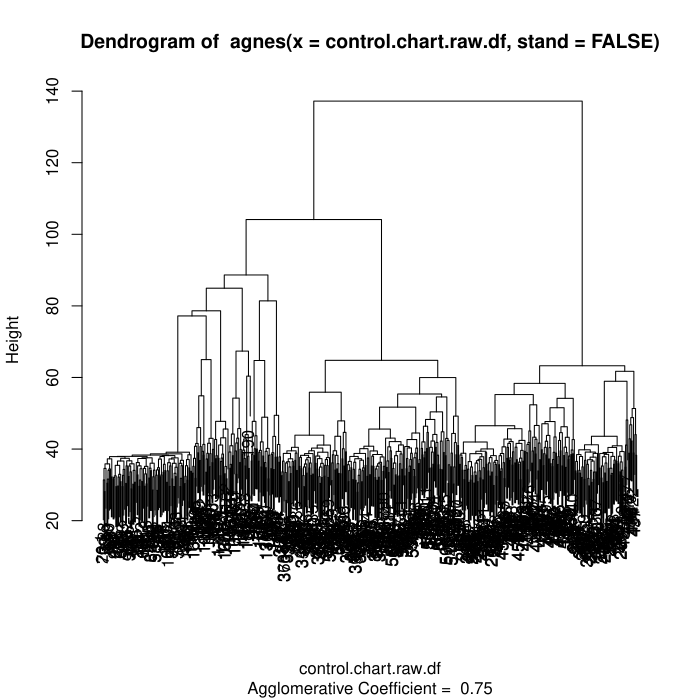

The R source for this figure:
# Machine Learning 102 - Unsupervised - Hacker Dojo
# http://machinelearning102.pbworks.com/w/page/32890352/FrontPage
#
# Homework #1, Basic clustering
# Dave Abercrombie, October 24 2011
#
# http://machinelearning102.pbworks.com/w/file/37958115/ML102Homework02.pdf
# http://archive.ics.uci.edu/ml/datasets/Synthetic+Control+Chart+Time+Series
#
# Problem 3 of 4
#

#####################################################################
# Step 1. Import data

# see if stuff is lying around
ls()


setwd("/Users/dabercrombie/Documents/aberdave-repos/Machine-Learning/ml102/hw1")

control.chart.raw.df <- read.table(
  file="synthetic_control.data",
  header=FALSE,
)

# Interactive look at structure
str(control.chart.raw.df)
# tail(control.chart.raw.df)
dim(control.chart.raw.df)


#####################################################################
# Step 2. Do agnes on raw dataset

require(cluster)


# do not standardize, yet (that comes later)
control.chart.raw.agnes <- agnes(
  x=control.chart.raw.df, 
  stand=FALSE
)

str(control.chart.raw.agnes)
# summary(control.chart.raw.agnes)

plot(
  x=control.chart.raw.agnes,
  ask=FALSE,
  which.plots=2
)


#####################################################################
# Step 4. Extract and review agnes clusters of unscaled dataset
#
# see also Cookbook 13.6 Finding Clusters in Your Data
# a) cast to hclust with as.hclust()
# b) extract clusters with cutree()
# c) create factors for use with lattice histogram()

# 4a) convert agnes object to an hclust object
#
control.chart.raw.agnes.hc <- as.hclust(control.chart.raw.agnes)

# 4) We know from the dataset description that we hope for six clusters,
# so I use k=6 here.
#
control.chart.raw.agnes.cuts <- cutree(
  tree=control.chart.raw.agnes.hc,
  k=6
)

# cutree() returns a vector of cluster assignments, index by obsersvation
#
str(control.chart.raw.agnes.cuts)

 
# 4C) create factors for use with lattice histogram()
# We know that the data had six types of control charts, with 100 examples 
# of each, in contiguous chunks of rows
# See http://archive.ics.uci.edu/ml/databases/synthetic_control/synthetic_control.data.html
# So lets create some factors and attach them to cluster assingment as a data frame
#
control.chart.type.factors <- as.factor(
  c(
    rep('1. Normal',100),
    rep('2. Cyclic',100),
    rep('3. Increasing trend',100),
    rep('4. Decreasing trend',100),
    rep('5. Upward shift',100),
    rep('6. Downward shift',100)
  )
)
str(control.chart.type.factors)

control.chart.raw.agnes.clusters.df <- data.frame(
  actual.type=control.chart.type.factors,
  modeled.cluster=control.chart.raw.agnes.cuts
)
str(control.chart.raw.agnes.clusters.df)


# 4d) do lattice histogram. 
# 
# Lattice graphics includes methods to put many histograms on 
# the same chart. It is installed by default, but not loaded
# by default.
#
require('lattice')


# The first argument is a "model formula" 
# in "Wilkinon-Rogers (1973)" notation (see Venables-Ripley chap. 6)
# Think of it as saying that the modeled.cluster values depend on the
# control.chart.raw.clusters.
# The third argument. layout, and is poorly documented. I learned this
# trick from "R in a Nutshell" Figure 15-12.
#
histogram(
  main="agnes clusters on raw data",
  ~modeled.cluster|actual.type, 
  data=control.chart.raw.agnes.clusters.df,
  layout=c(1,6)
)

# Use student Jason's simple visualization, made possible since input dataset
# was organized in groups of 100.
plot(
  control.chart.raw.agnes.cuts,
  main="agnes clusters on raw data",
  xlab="Obesrvation index: 1-100=normal, 101-200=cyclic, etc.",
  ylab="modeled cluster assigmment"
)








#####################################################################
# Step 5. Do agnes on scaled dataset using same steps

# now we standardize
control.chart.stand.agnes <- agnes(
  x=control.chart.raw.df, 
  stand=TRUE
)

# summary(control.chart.stand.agnes)

plot(
  x=control.chart.stand.agnes,
  ask=FALSE,
  which.plots=2
)

control.chart.stand.agnes.hc <- as.hclust(control.chart.stand.agnes)

# 4) We know from the dataset description that we hope for six clusters,
# so I use k=6 here.
#
control.chart.stand.agnes.cuts <- cutree(
  tree=control.chart.stand.agnes.hc,
  k=6
)

control.chart.stand.agnes.clusters.df <- data.frame(
  actual.type=control.chart.type.factors,
  modeled.cluster=control.chart.stand.agnes.cuts
)
str(control.chart.stand.agnes.clusters.df)


# 4d) do lattice histogram. 
# 
# Lattice graphics includes methods to put many histograms on 
# the same chart. It is installed by default, but not loaded
# by default.
#
require('lattice')


# The first argument is a "model formula" 
# in "Wilkinon-Rogers (1973)" notation (see Venables-Ripley chap. 6)
# Think of it as saying that the modeled.cluster values depend on the
# control.chart.raw.clusters.
# The third argument. layout, and is poorly documented. I learned this
# trick from "R in a Nutshell" Figure 15-12.
#
histogram(
  main="agnes clusters on standardized data",
  ~modeled.cluster|actual.type, 
  data=control.chart.stand.agnes.clusters.df,
  layout=c(1,6)
)

# Use student Jason's simple visualization, made possible since input dataset
# was organized in groups of 100.
plot(
  control.chart.stand.agnes.cuts,
  main="agnes clusters on standardized data",
  xlab="Obesrvation index: 1-100=normal, 101-200=cyclic, etc.",
  ylab="modeled cluster assigmment"
)
